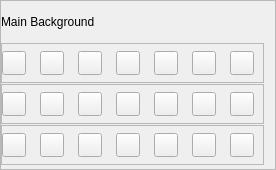
                <widget class="QFrame" name="frame_14">
                 <property name="minimumSize">
                  <size>
                   <width>0</width>
                   <height>170</height>
                  </size>
                 </property>
                 <property name="maximumSize">
                  <size>
                   <width>16777215</width>
                   <height>120</height>
                  </size>
                 </property>
                 <property name="frameShape">
                  <enum>QFrame::StyledPanel</enum>
                 </property>
                 <property name="frameShadow">
                  <enum>QFrame::Raised</enum>
                 </property>
                 <layout class="QVBoxLayout" name="verticalLayout_27">
                  <property name="spacing">
                   <number>0</number>
                  </property>
                  <property name="leftMargin">
                   <number>0</number>
                  </property>
                  <property name="topMargin">
                   <number>0</number>
                  </property>
                  <property name="bottomMargin">
                   <number>0</number>
                  </property>
                  <item>
                   <widget class="QLabel" name="label_67">
                    <property name="maximumSize">
                     <size>
                      <width>16777215</width>
                      <height>40</height>
                     </size>
                    </property>
                    <property name="text">
                     <string>Main Background</string>
                    </property>
                   </widget>
                  </item>
                  <item>
                   <widget class="QFrame" name="panelsBackground_23">
                    <property name="maximumSize">
                     <size>
                      <width>16777215</width>
                      <height>40</height>
                     </size>
                    </property>
                    <property name="styleSheet">
                     <string notr="true"/>
                    </property>
                    <property name="frameShape">
                     <enum>QFrame::StyledPanel</enum>
                    </property>
                    <property name="frameShadow">
                     <enum>QFrame::Raised</enum>
                    </property>
                    <layout class="QHBoxLayout" name="horizontalLayout_32">
                     <property name="spacing">
                      <number>14</number>
                     </property>
                     <property name="leftMargin">
                      <number>0</number>
                     </property>
                     <property name="topMargin">
                      <number>0</number>
                     </property>
                     <property name="bottomMargin">
                      <number>0</number>
                     </property>
                     <item>
                      <widget class="QPushButton" name="footerMainColor1">
                       <property name="minimumSize">
                        <size>
                         <width>24</width>
                         <height>24</height>
                        </size>
                       </property>
                       <property name="maximumSize">
                        <size>
                         <width>24</width>
                         <height>24</height>
                        </size>
                       </property>
                       <property name="text">
                        <string/>
                       </property>
                      </widget>
                     </item>
                     <item>
                      <widget class="QPushButton" name="footerMainColor2">
                       <property name="minimumSize">
                        <size>
                         <width>24</width>
                         <height>24</height>
                        </size>
                       </property>
                       <property name="maximumSize">
                        <size>
                         <width>24</width>
                         <height>24</height>
                        </size>
                       </property>
                       <property name="text">
                        <string/>
                       </property>
                      </widget>
                     </item>
                     <item>
                      <widget class="QPushButton" name="footerMainColor3">
                       <property name="minimumSize">
                        <size>
                         <width>24</width>
                         <height>24</height>
                        </size>
                       </property>
                       <property name="maximumSize">
                        <size>
                         <width>24</width>
                         <height>24</height>
                        </size>
                       </property>
                       <property name="text">
                        <string/>
                       </property>
                      </widget>
                     </item>
                     <item>
                      <widget class="QPushButton" name="footerMainColor4">
                       <property name="minimumSize">
                        <size>
                         <width>24</width>
                         <height>24</height>
                        </size>
                       </property>
                       <property name="maximumSize">
                        <size>
                         <width>24</width>
                         <height>24</height>
                        </size>
                       </property>
                       <property name="text">
                        <string/>
                       </property>
                      </widget>
                     </item>
                     <item>
                      <widget class="QPushButton" name="footerMainColor5">
                       <property name="minimumSize">
                        <size>
                         <width>24</width>
                         <height>24</height>
                        </size>
                       </property>
                       <property name="maximumSize">
                        <size>
                         <width>24</width>
                         <height>24</height>
                        </size>
                       </property>
                       <property name="text">
                        <string/>
                       </property>
                      </widget>
                     </item>
                     <item>
                      <widget class="QPushButton" name="footerMainColor6">
                       <property name="minimumSize">
                        <size>
                         <width>24</width>
                         <height>24</height>
                        </size>
                       </property>
                       <property name="maximumSize">
                        <size>
                         <width>24</width>
                         <height>24</height>
                        </size>
                       </property>
                       <property name="text">
                        <string/>
                       </property>
                      </widget>
                     </item>
                     <item>
                      <widget class="QPushButton" name="footerMainColor7">
                       <property name="minimumSize">
                        <size>
                         <width>24</width>
                         <height>24</height>
                        </size>
                       </property>
                       <property name="maximumSize">
                        <size>
                         <width>24</width>
                         <height>24</height>
                        </size>
                       </property>
                       <property name="text">
                        <string/>
                       </property>
                      </widget>
                     </item>
                    </layout>
                   </widget>
                  </item>
                  <item>
                   <widget class="QFrame" name="panelsBackground_24">
                    <property name="maximumSize">
                     <size>
                      <width>16777215</width>
                      <height>40</height>
                     </size>
                    </property>
                    <property name="styleSheet">
                     <string notr="true"/>
                    </property>
                    <property name="frameShape">
                     <enum>QFrame::StyledPanel</enum>
                    </property>
                    <property name="frameShadow">
                     <enum>QFrame::Raised</enum>
                    </property>
                    <layout class="QHBoxLayout" name="horizontalLayout_33">
                     <property name="spacing">
                      <number>14</number>
                     </property>
                     <property name="leftMargin">
                      <number>0</number>
                     </property>
                     <property name="topMargin">
                      <number>0</number>
                     </property>
                     <property name="bottomMargin">
                      <number>0</number>
                     </property>
                     <item>
                      <widget class="QPushButton" name="footerMainColor8">
                       <property name="minimumSize">
                        <size>
                         <width>24</width>
                         <height>24</height>
                        </size>
                       </property>
                       <property name="maximumSize">
                        <size>
                         <width>24</width>
                         <height>24</height>
                        </size>
                       </property>
                       <property name="text">
                        <string/>
                       </property>
                      </widget>
                     </item>
                     <item>
                      <widget class="QPushButton" name="footerMainColor9">
                       <property name="minimumSize">
                        <size>
                         <width>24</width>
                         <height>24</height>
                        </size>
                       </property>
                       <property name="maximumSize">
                        <size>
                         <width>24</width>
                         <height>24</height>
                        </size>
                       </property>
                       <property name="text">
                        <string/>
                       </property>
                      </widget>
                     </item>
                     <item>
                      <widget class="QPushButton" name="footerMainColor10">
                       <property name="minimumSize">
                        <size>
                         <width>24</width>
                         <height>24</height>
                        </size>
                       </property>
                       <property name="maximumSize">
                        <size>
                         <width>24</width>
                         <height>24</height>
                        </size>
                       </property>
                       <property name="text">
                        <string/>
                       </property>
                      </widget>
                     </item>
                     <item>
                      <widget class="QPushButton" name="footerMainColor11">
                       <property name="minimumSize">
                        <size>
                         <width>24</width>
                         <height>24</height>
                        </size>
                       </property>
                       <property name="maximumSize">
                        <size>
                         <width>24</width>
                         <height>24</height>
                        </size>
                       </property>
                       <property name="text">
                        <string/>
                       </property>
                      </widget>
                     </item>
                     <item>
                      <widget class="QPushButton" name="footerMainColor12">
                       <property name="minimumSize">
                        <size>
                         <width>24</width>
                         <height>24</height>
                        </size>
                       </property>
                       <property name="maximumSize">
                        <size>
                         <width>24</width>
                         <height>24</height>
                        </size>
                       </property>
                       <property name="text">
                        <string/>
                       </property>
                      </widget>
                     </item>
                     <item>
                      <widget class="QPushButton" name="footerMainColor13">
                       <property name="minimumSize">
                        <size>
                         <width>24</width>
                         <height>24</height>
                        </size>
                       </property>
                       <property name="maximumSize">
                        <size>
                         <width>24</width>
                         <height>24</height>
                        </size>
                       </property>
                       <property name="text">
                        <string/>
                       </property>
                      </widget>
                     </item>
                     <item>
                      <widget class="QPushButton" name="footerMainColor14">
                       <property name="minimumSize">
                        <size>
                         <width>24</width>
                         <height>24</height>
                        </size>
                       </property>
                       <property name="maximumSize">
                        <size>
                         <width>24</width>
                         <height>24</height>
                        </size>
                       </property>
                       <property name="text">
                        <string/>
                       </property>
                      </widget>
                     </item>
                    </layout>
                   </widget>
                  </item>
                  <item>
                   <widget class="QFrame" name="panelsBackground_25">
                    <property name="maximumSize">
                     <size>
                      <width>16777215</width>
                      <height>40</height>
                     </size>
                    </property>
                    <property name="styleSheet">
                     <string notr="true"/>
                    </property>
                    <property name="frameShape">
                     <enum>QFrame::StyledPanel</enum>
                    </property>
                    <property name="frameShadow">
                     <enum>QFrame::Raised</enum>
                    </property>
                    <layout class="QHBoxLayout" name="horizontalLayout_130">
                     <property name="spacing">
                      <number>14</number>
                     </property>
                     <property name="leftMargin">
                      <number>0</number>
                     </property>
                     <property name="topMargin">
                      <number>0</number>
                     </property>
                     <property name="bottomMargin">
                      <number>0</number>
                     </property>
                     <item>
                      <widget class="QPushButton" name="footerMainColor15">
                       <property name="minimumSize">
                        <size>
                         <width>24</width>
                         <height>24</height>
                        </size>
                       </property>
                       <property name="maximumSize">
                        <size>
                         <width>24</width>
                         <height>24</height>
                        </size>
                       </property>
                       <property name="text">
                        <string/>
                       </property>
                      </widget>
                     </item>
                     <item>
                      <widget class="QPushButton" name="footerMainColor16">
                       <property name="minimumSize">
                        <size>
                         <width>24</width>
                         <height>24</height>
                        </size>
                       </property>
                       <property name="maximumSize">
                        <size>
                         <width>24</width>
                         <height>24</height>
                        </size>
                       </property>
                       <property name="text">
                        <string/>
                       </property>
                      </widget>
                     </item>
                     <item>
                      <widget class="QPushButton" name="footerMainColor17">
                       <property name="minimumSize">
                        <size>
                         <width>24</width>
                         <height>24</height>
                        </size>
                       </property>
                       <property name="maximumSize">
                        <size>
                         <width>24</width>
                         <height>24</height>
                        </size>
                       </property>
                       <property name="text">
                        <string/>
                       </property>
                      </widget>
                     </item>
                     <item>
                      <widget class="QPushButton" name="footerMainColor18">
                       <property name="minimumSize">
                        <size>
                         <width>24</width>
                         <height>24</height>
                        </size>
                       </property>
                       <property name="maximumSize">
                        <size>
                         <width>24</width>
                         <height>24</height>
                        </size>
                       </property>
                       <property name="text">
                        <string/>
                       </property>
                      </widget>
                     </item>
                     <item>
                      <widget class="QPushButton" name="footerMainColor19">
                       <property name="minimumSize">
                        <size>
                         <width>24</width>
                         <height>24</height>
                        </size>
                       </property>
                       <property name="maximumSize">
                        <size>
                         <width>24</width>
                         <height>24</height>
                        </size>
                       </property>
                       <property name="text">
                        <string/>
                       </property>
                      </widget>
                     </item>
                     <item>
                      <widget class="QPushButton" name="footerMainColor20">
                       <property name="minimumSize">
                        <size>
                         <width>24</width>
                         <height>24</height>
                        </size>
                       </property>
                       <property name="maximumSize">
                        <size>
                         <width>24</width>
                         <height>24</height>
                        </size>
                       </property>
                       <property name="text">
                        <string/>
                       </property>
                      </widget>
                     </item>
                     <item>
                      <widget class="QPushButton" name="footerMainColor21">
                       <property name="minimumSize">
                        <size>
                         <width>24</width>
                         <height>24</height>
                        </size>
                       </property>
                       <property name="maximumSize">
                        <size>
                         <width>24</width>
                         <height>24</height>
                        </size>
                       </property>
                       <property name="text">
                        <string/>
                       </property>
                      </widget>
                     </item>
                    </layout>
                   </widget>
                  </item>
                 </layout>
                </widget>
